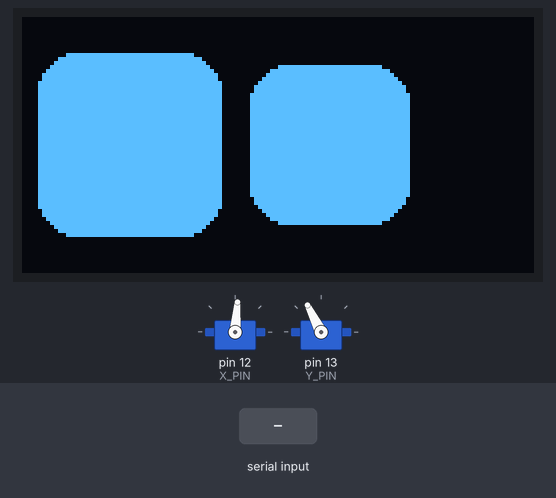
Recording of a sketch running on a simulated Arduino Uno, built with avr-gcc and run on an emulated ATmega328P. On the bench: 128×64 one-colour display, 2 × servo. The inputs (shaded band) are chosen by the test bench. Random numbers use the default seed unless the sketch sets one; what the sketch prints to the serial monitor is not drawn.

Above: at 9.5 s.
9.6 s: "eye_happy\n" received over Serial
At 12.1 s:
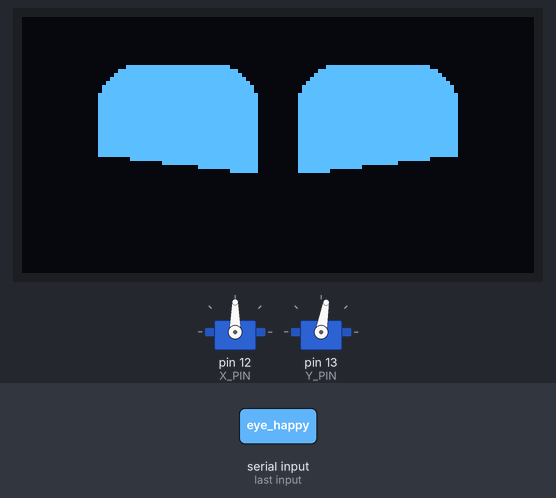
12.4 s: "eye_sad\n" received over Serial
At 13.7 s:
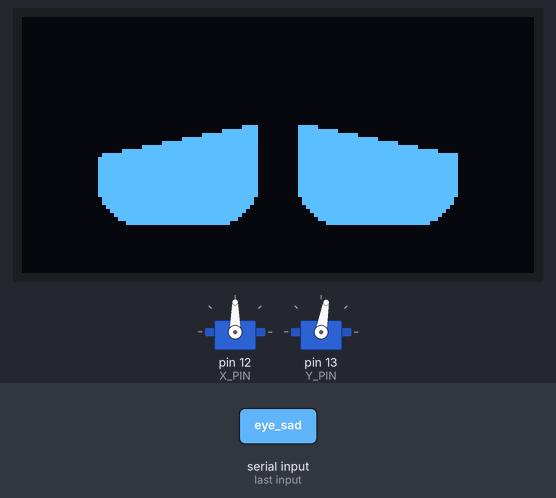
14.2 s: "eye_anger\n" received over Serial
At 15.2 s:
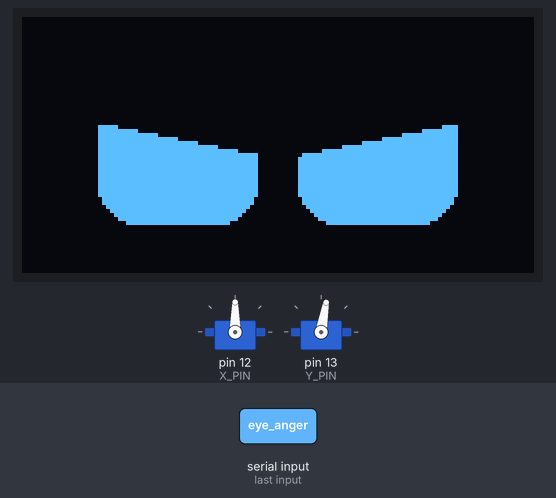
16.0 s: "eye_surprise\n" received over Serial
At 17.6 s:
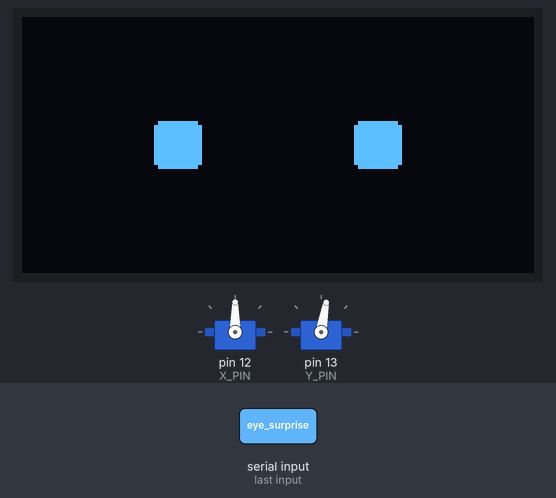
17.9 s: "eye_right\n" received over Serial
At 18.8 s:
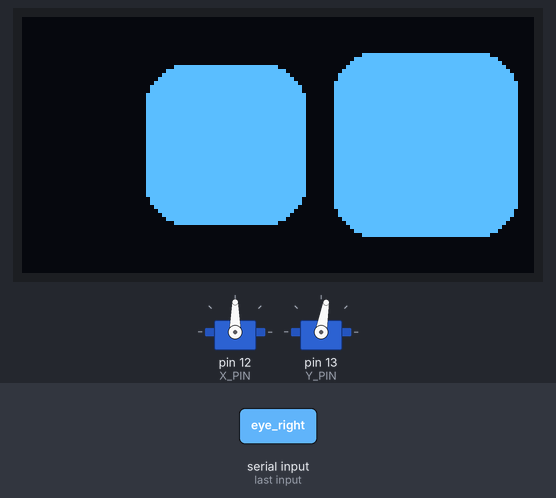
19.5 s: "eye_blink\n" received over Serial
At 30.7 s:
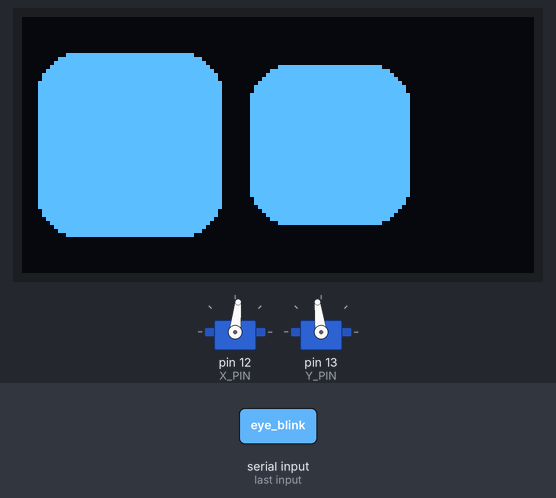
Timing chart, 0 to 48.6 s (numbered marks = the images above; inputs shaded):
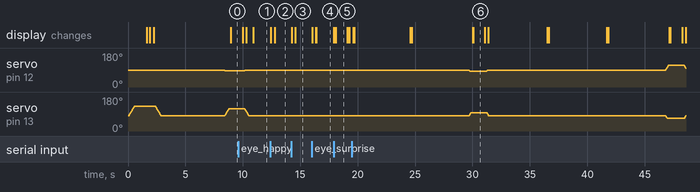

Measured:
- after the input at 12.4 s, the display: first changes at once (image 2 shows a later state)
- after the input at 14.2 s, the display: first changes after 0.05 s (image 3 shows a later state)
- after the input at 16.0 s, the display: first changes at once (image 4 shows a later state)
- after the input at 17.9 s, the display: first changes at once (image 5 shows a later state)
- what the display in image 5 shows lasts 1.0 s, from 18.1 s to 19.1 s

The sketch:

robot_base.ino
```cpp
#include <Wire.h>
#include <Adafruit_SSD1306.h>
#include <Servo.h>

#define SCREEN_WIDTH 128
#define SCREEN_HEIGHT 64
#define OLED_RESET -1
#define SCREEN_ADDRESS 0x3C
Adafruit_SSD1306 display(SCREEN_WIDTH, SCREEN_HEIGHT, &Wire, OLED_RESET);

// Servo
#define X_PIN 12
#define Y_PIN 13
#define STEP 1
#define SERVO_DELAY 10
#define X_CENTER 90
#define X_OFFSET 25
#define Y_CENTER 80
#define Y_OFFSET 50
const int x_min = X_CENTER - X_OFFSET;
const int x_max = X_CENTER + X_OFFSET;
const int y_min = Y_CENTER - Y_OFFSET;
const int y_max = Y_CENTER + Y_OFFSET;
Servo servo_x;
Servo servo_y;

static unsigned long last_time = 0;

// Adjustable
const int ref_eye_height = 40;
const int ref_eye_width = 40;
const int ref_space_between_eye = 10;
const int ref_corner_radius = 10;

// Current state of the eyes
int left_eye_height = ref_eye_height;
int left_eye_width = ref_eye_width;
int right_eye_x = 32 + ref_eye_width + ref_space_between_eye;
int left_eye_x = 32;
int left_eye_y = 32;
int right_eye_y = 32;
int right_eye_height = ref_eye_height;
int right_eye_width = ref_eye_width;

// Functions
void draw_eyes(bool update);
void saccade(int direction_x, int direction_y);
void move_eye(int direction);
void eye_center(bool update);
void eye_blink(int speed);
void eye_sleep();
void eye_wakeup();
void eye_happy();
void eye_sad();
void eye_anger();
void eye_surprise();
void eye_right();
void eye_left();
void head_move(int x_offset, int y_offset, int servo_delay);
void head_up(int offset);
void head_down(int offset);
void head_left(int offset);
void head_right(int offset);
void head_center(int servo_delay);
void head_nod(int servo_delay);
void head_shake(int servo_delay);
void head_roll(int servo_delay);
void random_act();
void servo_attach();
void servo_detach();

void draw_eyes(bool update = true) {
  display.clearDisplay();
  //draw from center
  int x = int(left_eye_x - left_eye_width / 2);
  int y = int(left_eye_y - left_eye_height / 2);
  display.fillRoundRect(x, y, left_eye_width, left_eye_height, ref_corner_radius, SSD1306_WHITE);
  x = int(right_eye_x - right_eye_width / 2);
  y = int(right_eye_y - right_eye_height / 2);
  display.fillRoundRect(x, y, right_eye_width, right_eye_height, ref_corner_radius, SSD1306_WHITE);
  if (update) {
    display.display();
  }
}

void eye_center(bool update = true) {
  //move eyes to the center of the display, defined by SCREEN_WIDTH, SCREEN_HEIGHT
  left_eye_height = ref_eye_height;
  left_eye_width = ref_eye_width;
  right_eye_height = ref_eye_height;
  right_eye_width = ref_eye_width;

  left_eye_x = SCREEN_WIDTH / 2 - ref_eye_width / 2 - ref_space_between_eye / 2;
  left_eye_y = SCREEN_HEIGHT / 2;
  right_eye_x = SCREEN_WIDTH / 2 + ref_eye_width / 2 + ref_space_between_eye / 2;
  right_eye_y = SCREEN_HEIGHT / 2;

  draw_eyes(update);
}

void eye_blink(int speed = 12) {
  draw_eyes();
  for (int i = 0; i < 3; i++) {
    left_eye_height = left_eye_height - speed;
    right_eye_height = right_eye_height - speed;
    draw_eyes();
  }
  for (int i = 0; i < 3; i++) {
    left_eye_height = left_eye_height + speed;
    right_eye_height = right_eye_height + speed;
    draw_eyes();
  }
}

void eye_sleep() {  // DRAWS A LINE TO LOOK LIKE SLEEPING
  left_eye_height = 2;
  right_eye_height = 2;
  draw_eyes(true);
}

void eye_wakeup() {  // WAKE UP THE EYES FROM AN LINE TO ROUND CORNERED SQUARE
  eye_sleep();
  for (int h = 0; h <= ref_eye_height; h += 2) {
    left_eye_height = h;
    right_eye_height = h;
    draw_eyes(true);
  }
}

void eye_happy() {
  eye_center(false);
  //draw inverted triangle over eye lower part
  int offset = ref_eye_height / 2;
  for (int i = 0; i < 10; i++) {
    display.fillTriangle(
      left_eye_x - left_eye_width / 2 - 1, left_eye_y + offset,
      left_eye_x + left_eye_width / 2 + 1, left_eye_y + 5 + offset,
      left_eye_x - left_eye_width / 2 - 1, left_eye_y + left_eye_height + offset,
      SSD1306_BLACK
    );
    display.fillTriangle(
      right_eye_x + right_eye_width / 2 + 1, right_eye_y + offset,
      right_eye_x - left_eye_width / 2 - 1, right_eye_y + 5 + offset,
      right_eye_x + right_eye_width / 2 + 1, right_eye_y + right_eye_height + offset,
      SSD1306_BLACK
    );
    offset -= 2;
    display.display();
  }
  display.display();
  delay(100);
}

void eye_sad() {
  eye_center(false);
  int offset = ref_eye_height / 2;
  for (int i = 0; i < 10; i++) {
    display.fillTriangle(
      left_eye_x - left_eye_width / 2 - 5, left_eye_y - offset + 5,
      left_eye_x + left_eye_width / 2 + 5, left_eye_y - 5 - offset,
      left_eye_x - left_eye_width / 2 - 5, left_eye_y - left_eye_height - offset,
      SSD1306_BLACK
    );
    display.fillTriangle(
      right_eye_x + right_eye_width / 2 + 5, right_eye_y - offset + 5,
      right_eye_x - left_eye_width / 2 - 5, right_eye_y - 5 - offset,
      right_eye_x + right_eye_width / 2 + 5, right_eye_y - left_eye_height - offset,
      SSD1306_BLACK
    );
    offset -= 2;
    display.display();
  }
  display.display();
  delay(100);
}

void eye_anger() {
  eye_center(false);
  int offset = ref_eye_height / 2;
  for (int i = 0; i < 10; i++) {
    display.fillTriangle(
      left_eye_x + left_eye_width / 2 + 5, left_eye_y - offset + 5,
      left_eye_x - left_eye_width / 2 - 5, left_eye_y - 5 - offset,
      left_eye_x + left_eye_width / 2 + 5, left_eye_y - left_eye_height - offset,
      SSD1306_BLACK
    );
    display.fillTriangle(
      right_eye_x - right_eye_width / 2 - 5, right_eye_y - offset + 5,
      right_eye_x + right_eye_width / 2 + 5, right_eye_y - 5 - offset,
      right_eye_x - right_eye_width / 2 - 5, right_eye_y - left_eye_height - offset,
      SSD1306_BLACK
    );
    offset -= 2;
    display.display();
  }
  display.display();
  delay(100);
}

void eye_surprise() {
  eye_center(false);
  int initial_width = left_eye_width;
  int initial_height = left_eye_height;
  int min_width = 10;
  int min_height = 10;
  int corner_radius = ref_corner_radius;

  while (initial_width > min_width && initial_height > min_height) {
    display.clearDisplay();
    int x = int(left_eye_x - initial_width / 2);
    int y = int(left_eye_y - initial_height / 2);
    display.fillRoundRect(x, y, initial_width, initial_height, corner_radius, SSD1306_WHITE);
    x = int(right_eye_x - initial_width / 2);
    y = int(right_eye_y - initial_height / 2);
    display.fillRoundRect(x, y, initial_width, initial_height, corner_radius, SSD1306_WHITE);
    display.display();

    initial_width -= 2;
    initial_height -= 2;
    corner_radius = max(corner_radius - 1, 1);
  }
  delay(100);
}


void saccade(int direction_x, int direction_y) {
  //quick movement of the eye, no size change. stay at position after movement, will not move back,  call again with opposite direction
  //direction == -1 :  move left
  //direction == 1 :  move right

  int direction_x_movement_amplitude = 8;
  int direction_y_movement_amplitude = 6;
  int eye_blink_amplitude = 8;

  for (int i = 0; i < 1; i++) {
    left_eye_x += direction_x_movement_amplitude * direction_x;
    right_eye_x += direction_x_movement_amplitude * direction_x;
    left_eye_y += direction_y_movement_amplitude * direction_y;
    right_eye_y += direction_y_movement_amplitude * direction_y;
    right_eye_height -= eye_blink_amplitude;
    left_eye_height -= eye_blink_amplitude;
    draw_eyes();
    delay(1);
  }

  for (int i = 0; i < 1; i++) {
    left_eye_x += direction_x_movement_amplitude * direction_x;
    right_eye_x += direction_x_movement_amplitude * direction_x;
    left_eye_y += direction_y_movement_amplitude * direction_y;
    right_eye_y += direction_y_movement_amplitude * direction_y;
    right_eye_height += eye_blink_amplitude;
    left_eye_height += eye_blink_amplitude;
    draw_eyes();
    delay(1);
  }
}

void move_eye(int direction) {  // MOVES TO RIGHT OR LEFT DEPENDING ON 1 OR -1 INPUT.
  //direction == -1 :  move left
  //direction == 1 :  move right

  int direction_oversize = 1;
  int direction_movement_amplitude = 2;
  int eye_blink_amplitude = 5;

  for (int i = 0; i < 3; i++) {
    left_eye_x += direction_movement_amplitude * direction;
    right_eye_x += direction_movement_amplitude * direction;
    right_eye_height -= eye_blink_amplitude;
    left_eye_height -= eye_blink_amplitude;
    if (direction > 0) {
      right_eye_height += direction_oversize;
      right_eye_width += direction_oversize;
    } else {
      left_eye_height += direction_oversize;
      left_eye_width += direction_oversize;
    }

    draw_eyes();
    delay(1);
  }
  for (int i = 0; i < 3; i++) {
    left_eye_x += direction_movement_amplitude * direction;
    right_eye_x += direction_movement_amplitude * direction;
    right_eye_height += eye_blink_amplitude;
    left_eye_height += eye_blink_amplitude;
    if (direction > 0) {
      right_eye_height += direction_oversize;
      right_eye_width += direction_oversize;
    } else {
      left_eye_height += direction_oversize;
      left_eye_width += direction_oversize;
    }
    draw_eyes();
    delay(1);
  }

  delay(1000);

  for (int i = 0; i < 3; i++) {
    left_eye_x -= direction_movement_amplitude * direction;
    right_eye_x -= direction_movement_amplitude * direction;
    right_eye_height -= eye_blink_amplitude;
    left_eye_height -= eye_blink_amplitude;
    if (direction > 0) {
      right_eye_height -= direction_oversize;
      right_eye_width -= direction_oversize;
    } else {
      left_eye_height -= direction_oversize;
      left_eye_width -= direction_oversize;
    }
    draw_eyes();
    delay(1);
  }
  for (int i = 0; i < 3; i++) {
    left_eye_x -= direction_movement_amplitude * direction;
    right_eye_x -= direction_movement_amplitude * direction;
    right_eye_height += eye_blink_amplitude;
    left_eye_height += eye_blink_amplitude;
    if (direction > 0) {
      right_eye_height -= direction_oversize;
      right_eye_width -= direction_oversize;
    } else {
      left_eye_height -= direction_oversize;
      left_eye_width -= direction_oversize;
    }
    draw_eyes();
    delay(1);
  }
  eye_center();
}

void eye_right() {
  move_eye(1);
}

void eye_left() {
  move_eye(-1);
}

void head_move(int x_offset=0, int y_offset=0, int servo_delay=SERVO_DELAY) {
  int x_angle = servo_x.read();
  int y_angle = servo_y.read();
  int to_x_angle = constrain(x_angle + x_offset, x_min, x_max);
  int to_y_angle = constrain(y_angle + y_offset, y_min, y_max);

  while (x_angle != to_x_angle || y_angle != to_y_angle) {
    if (x_angle != to_x_angle) {
      x_angle += (to_x_angle > x_angle ? STEP : -STEP);
      servo_x.write(x_angle);
    }
    if (y_angle != to_y_angle) {
      y_angle += (to_y_angle > y_angle ? STEP : -STEP);
      servo_y.write(y_angle);
    }
    delay(servo_delay);
  }
}

void head_right(int offset=0) {
  head_move(offset, 0);
}

void head_left(int offset=0) {
  head_move(-offset, 0);
}

void head_down(int offset=0) {
  head_move(0, offset);
}

void head_up(int offset=0) {
  head_move(0, -offset);
}

void head_center(int servo_delay=SERVO_DELAY) {
  int x_angle = servo_x.read();
  int y_angle = servo_y.read();
  head_move(X_CENTER - x_angle, Y_CENTER - y_angle, servo_delay);
}

void head_nod(int servo_delay=1) {
  for (int i = 0; i < 2; i++) {
    head_move(0, 20, servo_delay);
    delay(50);
    head_move(0, -20, servo_delay);
    delay(50);
  }
}

void head_shake(int servo_delay=1) {
  head_move(-10, 0, servo_delay);
  delay(50);
  head_move(20, 0, servo_delay);
  delay(50);
  head_move(-20, 0, servo_delay);
  delay(50);
  head_move(20, 0, servo_delay);
  delay(50);
  head_move(-10, 0, servo_delay);
  delay(50);
}

void head_roll(int servo_delay=SERVO_DELAY) {
  head_center();
  head_down(Y_OFFSET/2+5);
  head_move(X_OFFSET, -Y_OFFSET/2, servo_delay);
  head_move(-X_OFFSET, -Y_OFFSET/2, servo_delay);
  head_move(-X_OFFSET, Y_OFFSET/2, servo_delay);
  head_move(X_OFFSET, Y_OFFSET/2, servo_delay);
  head_move(-X_OFFSET, -Y_OFFSET/2, servo_delay);
  head_move(X_OFFSET, -Y_OFFSET/2, servo_delay);
  head_move(X_OFFSET, Y_OFFSET/2, servo_delay);
  head_move(-X_OFFSET, Y_OFFSET/2, servo_delay);
  head_center();
}

void random_act() {
  int random_num = random(100);
  int x = random(-25, 26);
  int y = random(-20, 51);
  if (random_num < 5) {
    eye_happy();
  } else if (random_num < 40) {
    head_move(x, y, 10);
    if (x > 0) {
      eye_right();
    } else {
      eye_left();
    }
  } else {
    eye_blink();
  }
  head_center();
}

void servo_attach() {
  servo_x.attach(X_PIN);
  servo_y.attach(Y_PIN);
}

void servo_detach() {
  servo_x.detach();
  servo_y.detach();
}

void setup() {

  Serial.begin(115200);
  Serial.flush();
  Serial.println("Initializing...");

  // SSD1306_SWITCHCAPVCC = generate display voltage from 3.3V internally
  if (!display.begin(SSD1306_SWITCHCAPVCC, SCREEN_ADDRESS)) {
    Serial.println(F("SSD1306 allocation failed"));
    for (;;)
      ;  // Don't proceed, loop forever
  }

  // Init Servo
  servo_attach();
  servo_x.write(X_CENTER);
  servo_y.write(Y_CENTER);

  display.clearDisplay();
  eye_sleep();
  head_down(100);
  delay(1000);
  eye_wakeup();
  eye_center();
  eye_blink();
  head_center();
  delay(500);
  last_time = millis();
  Serial.println("Robot initialization Done.");
  servo_detach();
}

void loop() {
  if (Serial.available() > 0) {
    String cmd = Serial.readStringUntil('\n');
    cmd.trim();
    last_time = millis();
    servo_attach();

    if (cmd == "eye_blink") {
      eye_blink();
    } else if (cmd == "eye_happy") {
      eye_happy();
    } else if (cmd == "eye_sad") {
      eye_sad();
    } else if (cmd == "eye_anger") {
      eye_anger();
    } else if (cmd == "eye_surprise") {
      eye_surprise();
    } else if (cmd == "eye_right") {
      eye_right();
    } else if (cmd == "eye_left") {
      eye_left();
    } else if (cmd == "head_center") {
      head_center();
    } else if (cmd == "head_nod") {
      head_nod(3);
    } else if (cmd == "head_shake") {
      head_shake(3);
    } else if (cmd == "head_roll") {
      head_roll(30);
    } else if (cmd.startsWith("head_move")) {
      int firstSpaceIndex = cmd.indexOf(' ');
      if (firstSpaceIndex > 0) {
        int secondSpaceIndex = cmd.indexOf(' ', firstSpaceIndex + 1);
        if (secondSpaceIndex > 0) {
          int thirdSpaceIndex = cmd.indexOf(' ', secondSpaceIndex + 1);
          if (thirdSpaceIndex > 0) {
            String xString = cmd.substring(firstSpaceIndex + 1, secondSpaceIndex);
            String yString = cmd.substring(secondSpaceIndex + 1, thirdSpaceIndex);
            String delayString = cmd.substring(thirdSpaceIndex + 1);
            int x_offset = xString.toInt();
            int y_offset = yString.toInt();
            int servo_delay = delayString.toInt();
            head_move(x_offset, y_offset, servo_delay);
          }
        }
      }
    } else {
      Serial.print("Unknown command: ");
    }
    Serial.println(cmd);
    servo_detach();
  }
  if (millis() - last_time > random(5, 8) * 1000) {
    servo_attach();
    random_act();
    servo_detach();
    last_time = millis();
  }
  delay(10);
}
```
